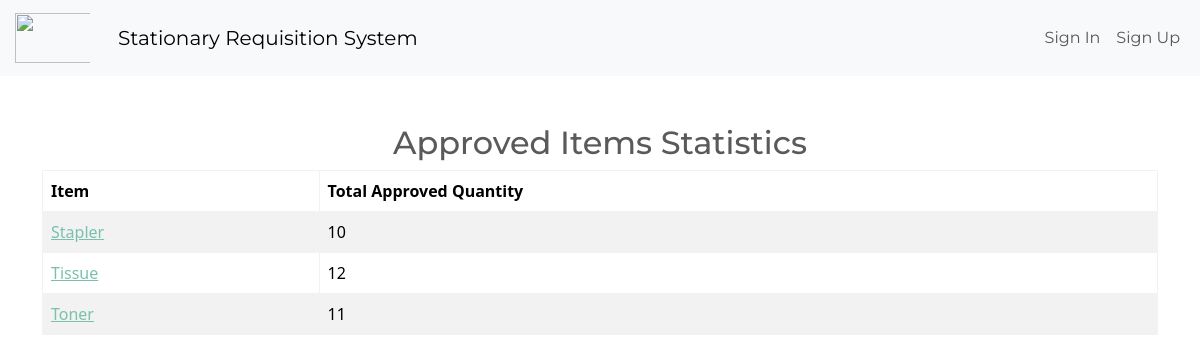
Page /statistics/ on the committed database.
### inventory/models.py (models this page shows, shortened)
class InventoryItem(models.Model):
    name = models.CharField(max_length=200)
    reference_no = models.CharField(max_length=200)
    unit = models.CharField(max_length=100)
    quantity = models.IntegerField()
    category = models.ForeignKey('Category', on_delete=models.SET_NULL, blank=True, null=True)
    date_created = models.DateField()
    remarks = models.TextField(blank=True, null=True)
    reference_pdf = models.FileField(upload_to='inventory_pdfs/', blank=True, null=True)

### inventory/views.py (the view)
# urls.py: path('statistics/', StatisticsView.as_view(), name='statistics'),
class StatisticsView(View):
    def get(self, request):
        item_stats = RequisitionItem.objects.filter(
            requisition__status='Approved'
        ).values('inventory_item__id', 'inventory_item__name')\
         .annotate(total_approved=Sum('quantity_approved'))\
         .order_by('inventory_item__name')
        return render(request, 'admin/statistics.html', {'item_stats': item_stats})

### inventory/templates/admin/statistics.html
{% extends 'auth/base.html' %}
{% block content %}
<div class="container mt-5">
    <h2 class="text-center">Approved Items Statistics</h2>
    <div class="table-responsive">
        <table class="table table-striped table-bordered">
            <thead class="thead-dark">
                <tr>
                    <th>Item</th>
                    <th>Total Approved Quantity</th>
                </tr>
            </thead>
            <tbody>
                {% if item_stats %}
                    {% for item in item_stats %}
                    <tr>
                        <td><a href="{% url 'stat_item_detail' item.inventory_item__id %}">{{ item.inventory_item__name }}</a></td>
                        <td>{{ item.total_approved }}</td>
                    </tr>
                    {% endfor %}
                {% else %}
                    <tr>
                        <td colspan="2" class="text-center">No approved items found</td>
                    </tr>
                {% endif %}
            </tbody>
        </table>
    </div>
</div>
{% endblock %}

### rows in the picture
InventoryItem: inventory_item__name "Stapler", total_approved "10"
InventoryItem: inventory_item__name "Tissue", total_approved "12"
InventoryItem: inventory_item__name "Toner", total_approved "11"
